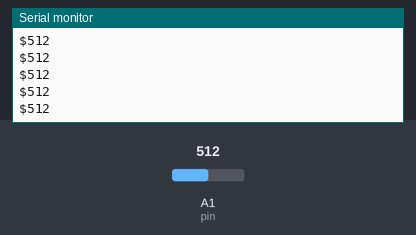
The sketch below on a simulated Arduino Uno, built with avr-gcc and run on an emulated ATmega328P. Shown: the last lines printed to the serial monitor. Inputs (shaded band) come from the test bench; at power-on: A1 (pin) = 512.

Above: at 1.2 s.
1.3 s: A1 (pin) set to 716
At 1.9 s:
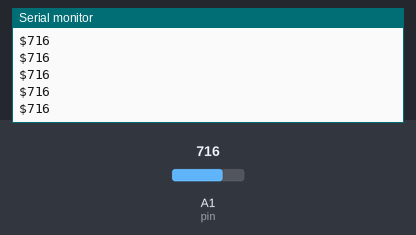
2.8 s: A1 (pin) set to 900
At 3.9 s:
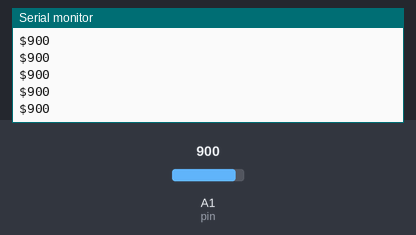
Timing chart, 0 to 5.8 s (numbered marks = the images above; inputs shaded):
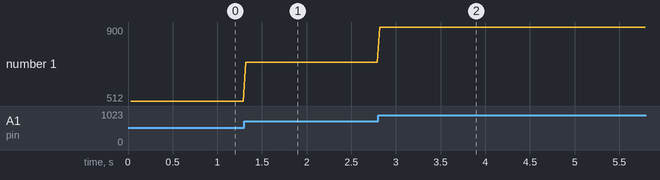

Measured:
- after the input at 1.3 s, the serial monitor: prints a new line at once (image 1)
- after the input at 2.8 s, the serial monitor: prints a new line at once (image 2)
- plotted number 1: 512 → 716 after the input at 1.3 s, 716 → 900 after the input at 2.8 s

The sketch:

EnvioSerial.ino
```cpp
#include <TimerOne.h>

int sensor;// declaramos las varibles
int pin = A1;

void setup()
{
   Serial.begin(230400);

   // Configuración de la interrupción de timer a 30ms tiempo de muestreo
   Timer1.initialize(30000);
   Timer1.attachInterrupt(ISR_RT);
}

void loop()
{
}


// Interrupción de timer
 void ISR_RT()
   {
    sensor = analogRead (pin);

    Serial.print("$");
    Serial.println(sensor); // leemos los datos
 }
```
